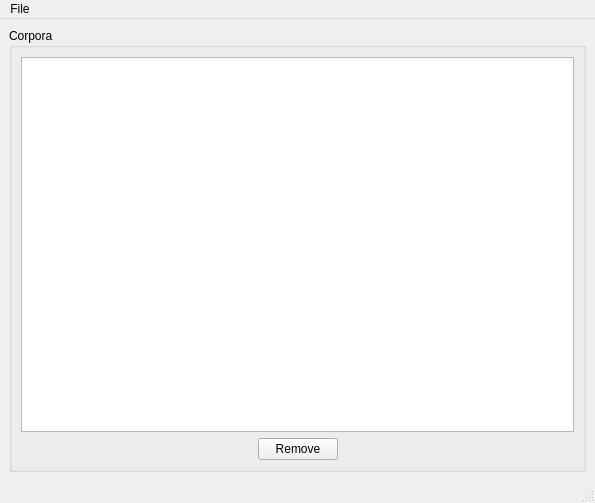
<?xml version="1.0" encoding="UTF-8"?>
<ui version="4.0">
 <class>MainWindow</class>
 <widget class="QMainWindow" name="MainWindow">
  <property name="geometry">
   <rect>
    <x>0</x>
    <y>0</y>
    <width>595</width>
    <height>503</height>
   </rect>
  </property>
  <property name="windowTitle">
   <string>Dact Merge</string>
  </property>
  <widget class="QWidget" name="centralwidget">
   <layout class="QVBoxLayout" name="verticalLayout_2">
    <item>
     <widget class="QGroupBox" name="groupBox">
      <property name="title">
       <string>Corpora</string>
      </property>
      <layout class="QVBoxLayout" name="verticalLayout">
       <item>
        <widget class="QListWidget" name="corpusListWidget"/>
       </item>
       <item>
        <layout class="QHBoxLayout" name="horizontalLayout">
         <item>
          <spacer name="horizontalSpacer">
           <property name="orientation">
            <enum>Qt::Horizontal</enum>
           </property>
           <property name="sizeHint" stdset="0">
            <size>
             <width>40</width>
             <height>20</height>
            </size>
           </property>
          </spacer>
         </item>
         <item>
          <widget class="QPushButton" name="pushButton">
           <property name="text">
            <string>Remove</string>
           </property>
          </widget>
         </item>
         <item>
          <spacer name="horizontalSpacer_2">
           <property name="orientation">
            <enum>Qt::Horizontal</enum>
           </property>
           <property name="sizeHint" stdset="0">
            <size>
             <width>40</width>
             <height>20</height>
            </size>
           </property>
          </spacer>
         </item>
        </layout>
       </item>
      </layout>
     </widget>
    </item>
   </layout>
  </widget>
  <widget class="QMenuBar" name="menubar">
   <property name="geometry">
    <rect>
     <x>0</x>
     <y>0</y>
     <width>595</width>
     <height>22</height>
    </rect>
   </property>
   <widget class="QMenu" name="menuFile">
    <property name="title">
     <string>File</string>
    </property>
    <addaction name="saveAction"/>
    <addaction name="addDirectoryAction"/>
    <addaction name="separator"/>
    <addaction name="closeAction"/>
   </widget>
   <addaction name="menuFile"/>
  </widget>
  <widget class="QStatusBar" name="statusbar"/>
  <action name="addDirectoryAction">
   <property name="text">
    <string>Add Directory</string>
   </property>
   <property name="shortcut">
    <string>Ctrl+D</string>
   </property>
  </action>
  <action name="closeAction">
   <property name="text">
    <string>Close</string>
   </property>
   <property name="shortcut">
    <string>Ctrl+W</string>
   </property>
  </action>
  <action name="saveAction">
   <property name="text">
    <string>Save to corpus...</string>
   </property>
   <property name="shortcut">
    <string>Ctrl+S</string>
   </property>
  </action>
 </widget>
 <resources/>
 <connections>
  <connection>
   <sender>closeAction</sender>
   <signal>activated()</signal>
   <receiver>MainWindow</receiver>
   <slot>close()</slot>
   <hints>
    <hint type="sourcelabel">
     <x>-1</x>
     <y>-1</y>
    </hint>
    <hint type="destinationlabel">
     <x>297</x>
     <y>251</y>
    </hint>
   </hints>
  </connection>
 </connections>
</ui>
